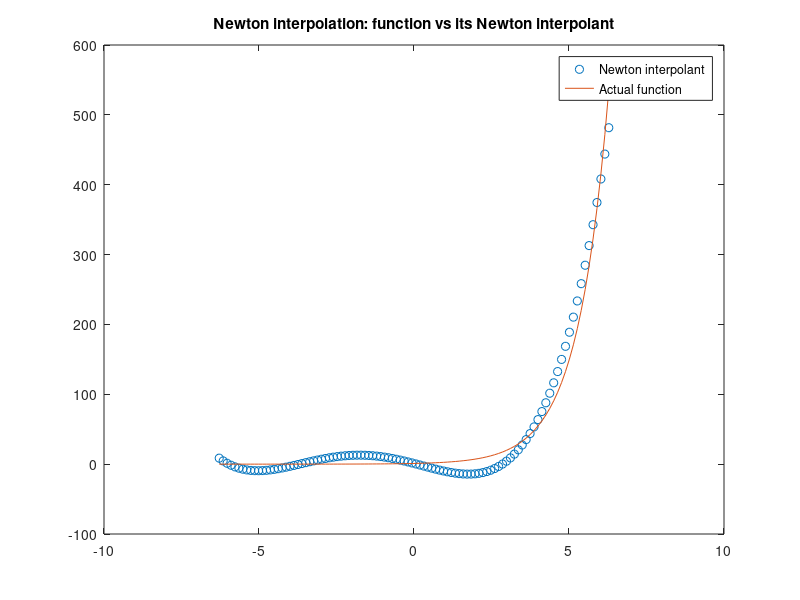

Source code (MATLAB):
close all
clear all
clc

format shorte

%
% Description: here I craft a Newton interpolation at a interpolation sequence
% of the sine function. How different is it from Taylor interpolation?
%
% You're welcome to play around with this code!
%
% Think about this: if the function to interpolate wasn't the exponential, how
% more difficult this task could have got?
% If the interpolation point coalesced, how quick accuracy would go down the
% toilet?
%

a = -2 * pi;
b =  2 * pi;
n = 5;
N = 100;

f = @( x ) exp( x );

interpolation_sequence_kind = 'chebyshev'; % available: random, linspaced, chebyshev
switch interpolation_sequence_kind
  case 'random'
    z = a + rand( 1, n ) * ( b - a );
  case 'linspaced'
    z = linspace( a, b, n );
  case 'chebyshev'
    z = ( cos( ( 2 * (1:n) - 1 ) / ( 2 * n ) * pi ) ) * ( a - b ) / 2 + ( a + b ) / 2;
end

% evaluation points
x = linspace( a, b, N );

% compute divided differences
D = diag( f( z(:) ) );
for i = 1 : n - 1
  for j = 1 : ( n - i )
    D( j, j + i ) = ( D( j, j + i - 1 ) - D( j + 1, j + i ) ) ./ ( z( j ) - z( j + i ) );
  end
end

Nf = zeros( size( x(:) ) ); % this is going to be the evaluation of T[f](x) at the evaluation points
acc = ones( size( x(:) ) ); % we need this for performance
for i = 1 : n
  Nf = Nf + D( 1,i ) * acc;
  acc = acc .* ( x(:) - z( i ) ); % here I update it once too much, not a big problem come on
end


figure,
plot( x, Nf, 'o', x, f( x ), '-' )
legend('Newton interpolant', 'Actual function')
title('Newton interpolation: function vs its Newton interpolant')



%
